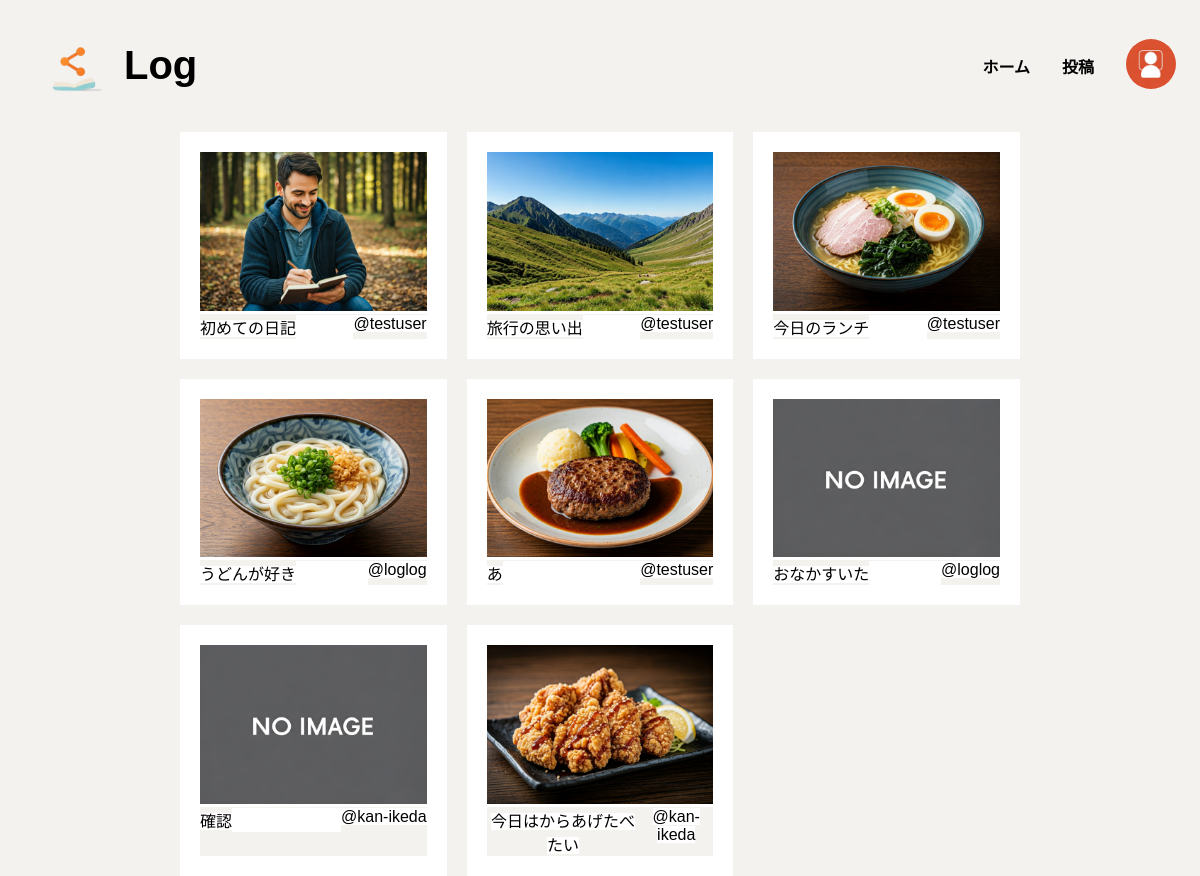
Before: / with the older database file.
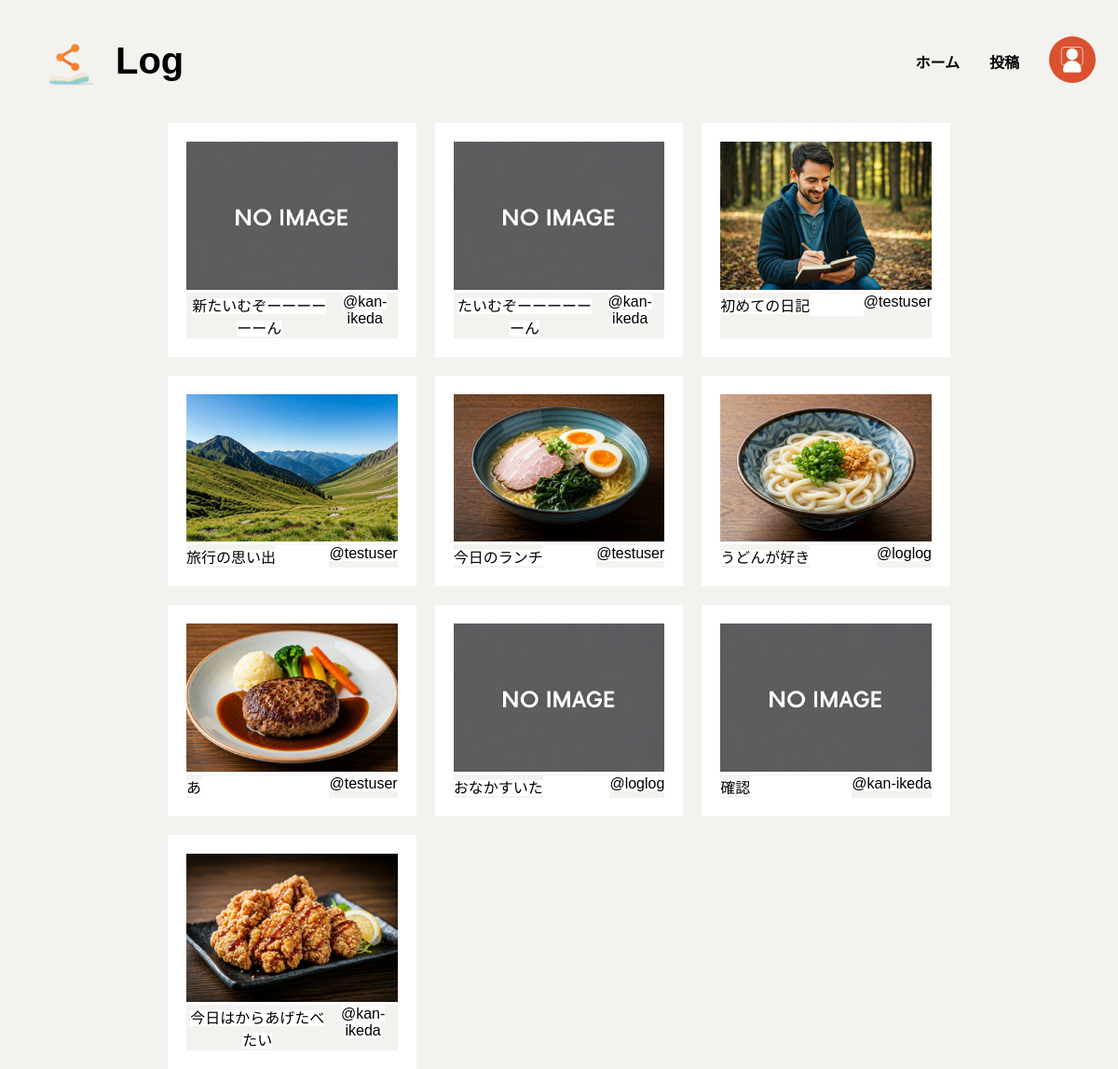
After: the same page with the newer database file.
### mylog/models.py (models this page shows, shortened)
class Log(models.Model):
    title = models.CharField('タイトル', max_length=100)
    image = models.ImageField('画像', upload_to='logs/', blank=True, null=True)
    date = models.DateField('日付', auto_now_add=True)
    author = models.ForeignKey(User, on_delete=models.CASCADE, verbose_name='作者')
    content = models.TextField('内容', blank=True, null=True)
    tags = models.ManyToManyField(Tag, related_name='タグ')
    datetime = models.DateTimeField(auto_now_add=True)

### mylog/views.py (the view)
# urls.py: path('',views.LogListView.as_view(), name='log_list'), #ホーム（日記一覧）
class LogListView(ListView):
    model = Log
    template_name = 'mylog/log_list.html'
    context_object_name = 'logs'
    ordering = ['-datetime']

### templates/mylog/log_list.html (shortened to what this page needs)
{% extends 'base.html' %}
{% load static %}
{% block extra_css %}
<link rel="stylesheet" type="text/css" href="{% static 'css/log_list.css' %}">
{% endblock %}
{% block content %}
<div class="body">
    {% for log in logs %}
    <div class="logs">
        <div class="logs_area">
            <div class="log">
                {% if log.image %}
                    <div class="log_img">
                        <a href="{% url 'mylog:log_detail' log.pk %}" class="bg-w">
                            <img src="{{ log.image.url }}" alt="投稿画像">
                        </a>
                    </div>
                {% else %}
                    <div class="log_img">
                        <a href="{% url 'mylog:log_detail' log.pk %}" class="bg-w">
                            <img src="{% static 'images/NoImage.jpg' %}" alt="投稿画像">
                        </a>
                    </div>
                {% endif %}
                <div class="title_user">
                    <div class="log_title">
                        <a href="{% url 'mylog:log_detail' log.pk %}" class="bg-w">
                            {{ log.title }}
                        </a>
                    </div>
                    <div class="log_user">
                        <a href="{% url 'mylog:log_detail' log.pk %}" class="bg-w">
                            @{{ log.author}}
                        </a>
                    </div>
                </div>
            </div>
        </div>
    </div>
    {% endfor %}
</div>
{% endblock %}

### templates/base.html (shortened to what this page needs)
<!DOCTYPE html>
{% load static %}
<html lang="ja">
<head>
    <link rel="stylesheet" type="text/css" href="{% static 'css/base.css' %}">
    {% block extra_css %}
    {% endblock %}
</head>
<body>
    <header>
        <div class="header-logo">
            <img src="{% static 'images/logo.png'%}" alt="アイコン">
            <h1>Log</h1>
        </div>
        <div>
            <ul class="header_list">
                <li><a href="{% url 'mylog:log_list'%}">ホーム</a></li>
                <li><a href="{% url 'mylog:log_create'%}">投稿</a></li>
                <li>
                    <div class="user_icon">
                        {% if user.is_authenticated %}
                            {% if user.profile.avatar %}
                                <a href="{% url 'mylog:mypage' %}"><img src="{{ user.profile.avatar.url }}" alt="アイコン"></a>
                            {% else %}
                                <a href="{% url 'mylog:mypage' %}"><img src="{% static 'images/user_ikon.jpg'%}" alt="デフォルトアイコン"></a>
                            {% endif %}
                        {% else %}
                            <a href="{% url 'mylog:mypage' %}"><img src="{% static 'images/user_ikon.jpg'%}" alt="デフォルトアイコン"></a>
                        {% endif %}
                    </div>
                </li>
            </ul>
        </div>
    </header>
    {% block content %}{% endblock %}
</body>
</html>

### static/css/base.css (style rules this page uses)
* { background-color: #F4F2EF; color: black; text-align: center; }
body { font-family: sans-serif; margin: 0; }
header { display: flex; padding: 16px 24px; justify-content: space-between; align-items: center; }
a { text-decoration: none; }
.header-logo { display: flex; font-weight: bold; font-size: 20px; }
.header_list { display: flex; align-items: center; gap: 32px; font-size: 16px; font-weight: bold; }
img { width: 100px; height: 100px; }
ul { padding-left: 0; }
li { list-style: none; }
.user_icon img { width: 50px; height: 50px; border-radius: 50%; }
.bg-w { background-color: #fff; }

### static/css/log_list.css (style rules this page uses)
.body { width: 70%; margin: 0 auto; display: grid; grid-template-columns: repeat(3, 1fr); gap: 20px; }
.logs { display: flex; background-color: #fff; }
.log { width: 100%; height: auto; background-color: #fff; }
.title_user { display: flex; justify-content: space-between; background-color: #fff; }
.logs_area { margin: 20px; }
.log_img img { width: 100%; height: auto; }

Changed rows visible on the page:
added Log: title "新たいむぞーーーーーーん", author "kan-ikeda"
added Log: title "たいむぞーーーーーーん", author "kan-ikeda"
